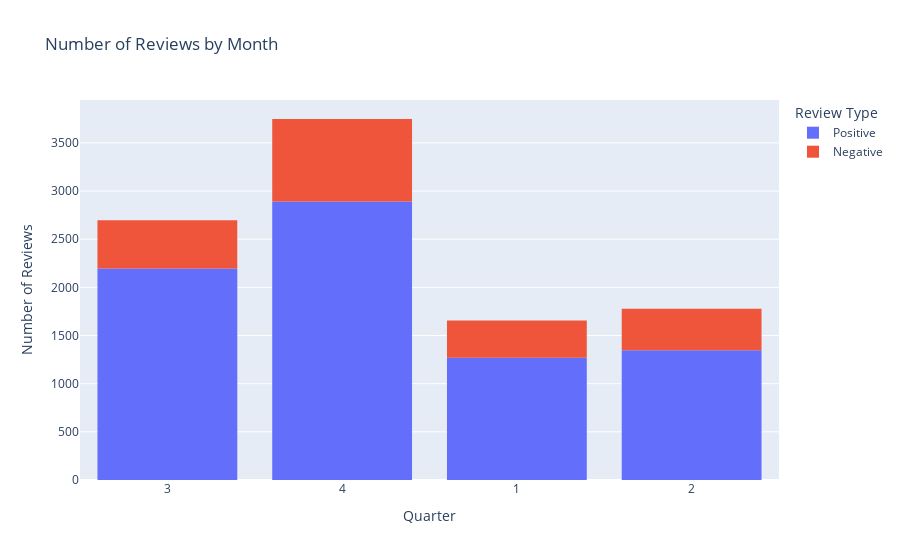

Notebook code for this chart:
### Markdown cell above
**Q: What's the no. of reviews by quarters?**

### Code cell
fig = px.histogram(data_frame=df, x=df['Quarter'].astype(str), color=df['Review'].map({'Recommended':'Positive','Not Recommended':'Negative'}), 
                   title='Number of Reviews by Month')
fig.update_layout(yaxis_title="Number of Reviews", xaxis_title="Quarter", legend_title_text="Review Type")
fig.show()

### Figure 1 — Plotly figure (JSON) as saved in the notebook; plotly's stock layout.template omitted (floating-point values rounded to 4 significant figures; data arrays with more than 128 entries replaced by an {"elided": "..."} marker saying what was removed)
{"data": [{"alignmentgroup": "True", "bingroup": "x", "hovertemplate": "color=Positive<br>x=%{x}<br>count=%{y}<extra></extra>", "legendgroup": "Positive", "marker": {"color": "#636efa", "pattern": {"shape": ""}}, "name": "Positive", "offsetgroup": "Positive", "orientation": "v", "showlegend": true, "type": "histogram", "x": {"elided": "7705 str values"}, "xaxis": "x", "yaxis": "y"}, {"alignmentgroup": "True", "bingroup": "x", "hovertemplate": "color=Negative<br>x=%{x}<br>count=%{y}<extra></extra>", "legendgroup": "Negative", "marker": {"color": "#EF553B", "pattern": {"shape": ""}}, "name": "Negative", "offsetgroup": "Negative", "orientation": "v", "showlegend": true, "type": "histogram", "x": {"elided": "2173 str values"}, "xaxis": "x", "yaxis": "y"}], "layout": {"barmode": "relative", "legend": {"title": {"text": "Review Type"}, "tracegroupgap": 0}, "title": {"text": "Number of Reviews by Month"}, "xaxis": {"anchor": "y", "domain": [0, 1], "title": {"text": "Quarter"}}, "yaxis": {"anchor": "x", "domain": [0, 1], "title": {"text": "Number of Reviews"}}}}
